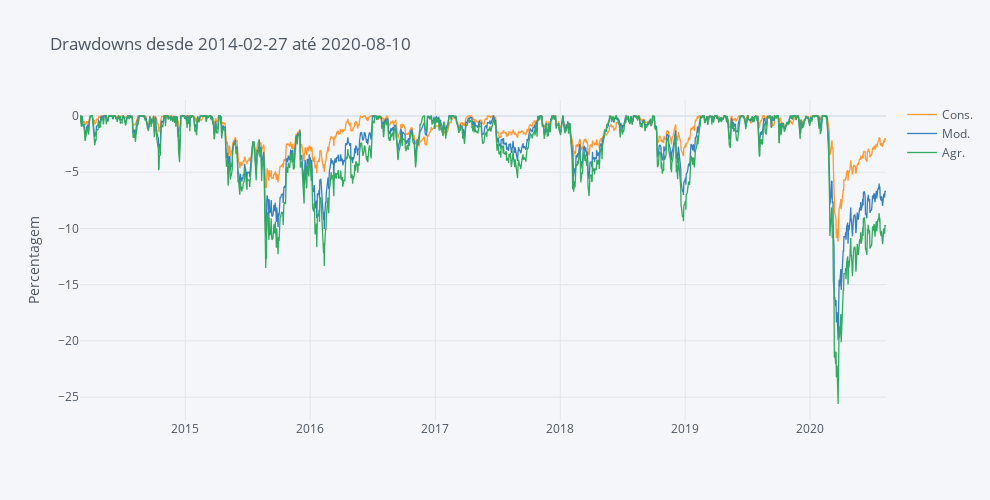

Notebook cell for this chart:
### Code cell
round(pa.compute_drawdowns(portfolios), 2).iplot(dimensions=pa.dimensions, title='Drawdowns desde ' +  Begin + ' até ' + End, yTitle='Percentagem')

### Figure 1 — Plotly figure (JSON) as saved in the notebook; plotly's stock layout.template omitted (floating-point values rounded to 4 significant figures; data arrays with more than 128 entries replaced by an {"elided": "..."} marker saying what was removed)
{"data": [{"line": {"color": "rgba(255, 153, 51, 1.0)", "dash": "solid", "shape": "linear", "width": 1.3}, "mode": "lines", "name": "Cons.", "text": "", "type": "scatter", "x": {"elided": "1687 str values"}, "y": {"elided": "1687 float values"}}, {"line": {"color": "rgba(55, 128, 191, 1.0)", "dash": "solid", "shape": "linear", "width": 1.3}, "mode": "lines", "name": "Mod.", "text": "", "type": "scatter", "x": {"elided": "1687 str values"}, "y": {"elided": "1687 float values"}}, {"line": {"color": "rgba(50, 171, 96, 1.0)", "dash": "solid", "shape": "linear", "width": 1.3}, "mode": "lines", "name": "Agr.", "text": "", "type": "scatter", "x": {"elided": "1687 str values"}, "y": {"elided": "1687 float values"}}], "layout": {"height": 500, "legend": {"bgcolor": "#F5F6F9", "font": {"color": "#4D5663"}}, "paper_bgcolor": "#F5F6F9", "plot_bgcolor": "#F5F6F9", "title": {"font": {"color": "#4D5663"}, "text": "Drawdowns desde 2014-02-27 até 2020-08-10"}, "width": 990, "xaxis": {"autorange": true, "gridcolor": "#E1E5ED", "range": ["2014-02-27", "2020-08-10"], "showgrid": true, "tickfont": {"color": "#4D5663"}, "title": {"font": {"color": "#4D5663"}, "text": ""}, "type": "date", "zerolinecolor": "#E1E5ED"}, "yaxis": {"autorange": true, "gridcolor": "#E1E5ED", "range": [-27.03, 1.423], "showgrid": true, "tickfont": {"color": "#4D5663"}, "title": {"font": {"color": "#4D5663"}, "text": "Percentagem"}, "type": "linear", "zerolinecolor": "#E1E5ED"}}}
